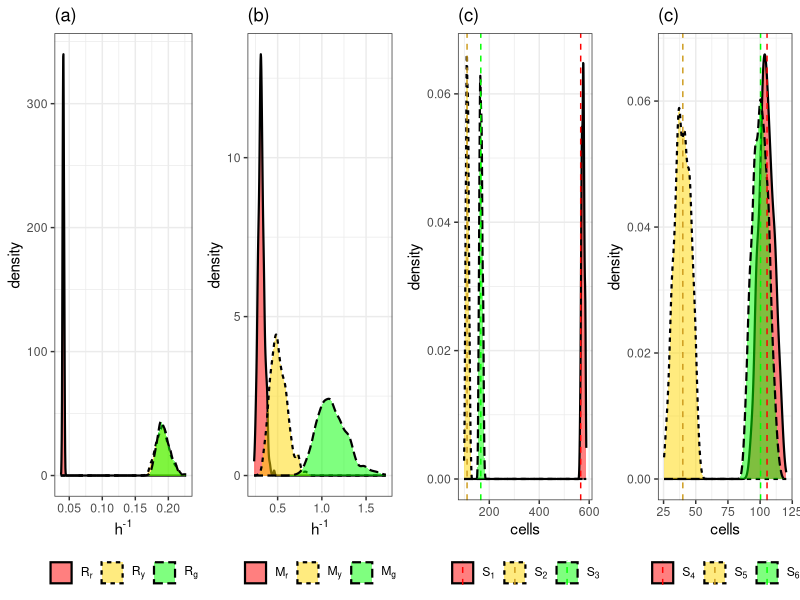
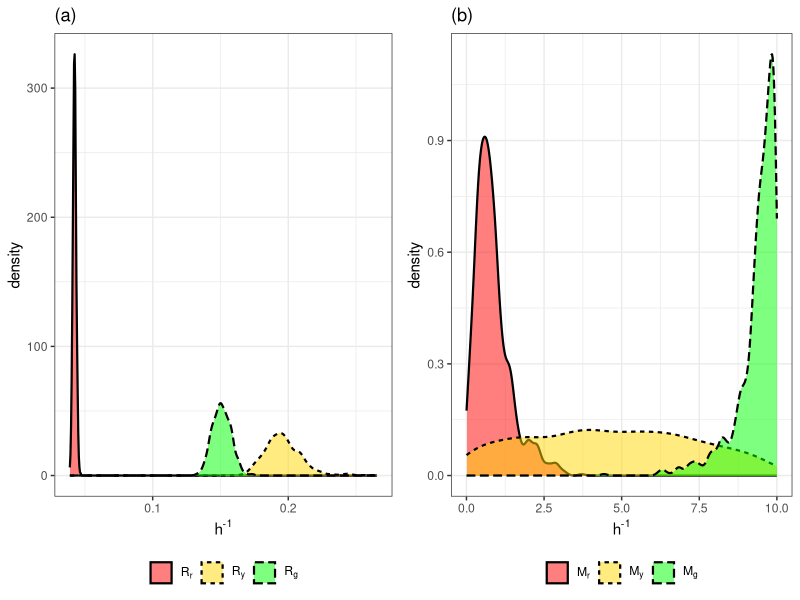
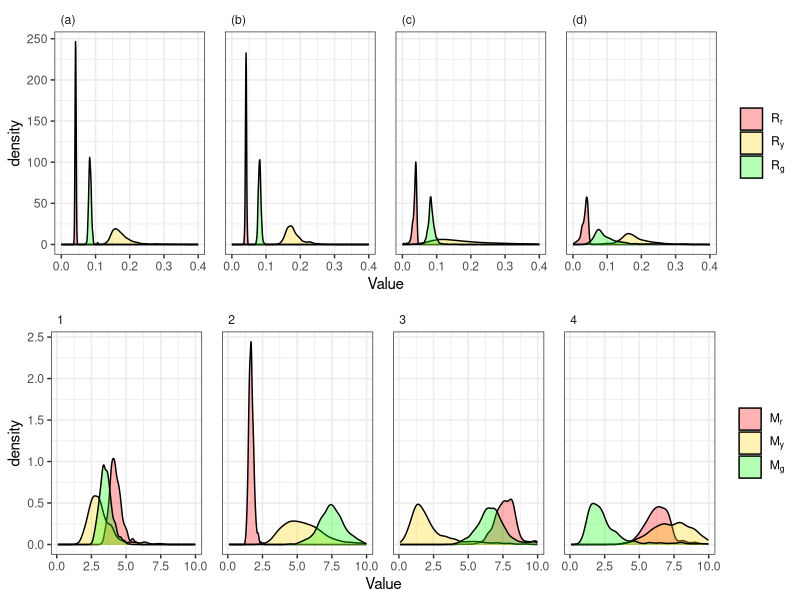
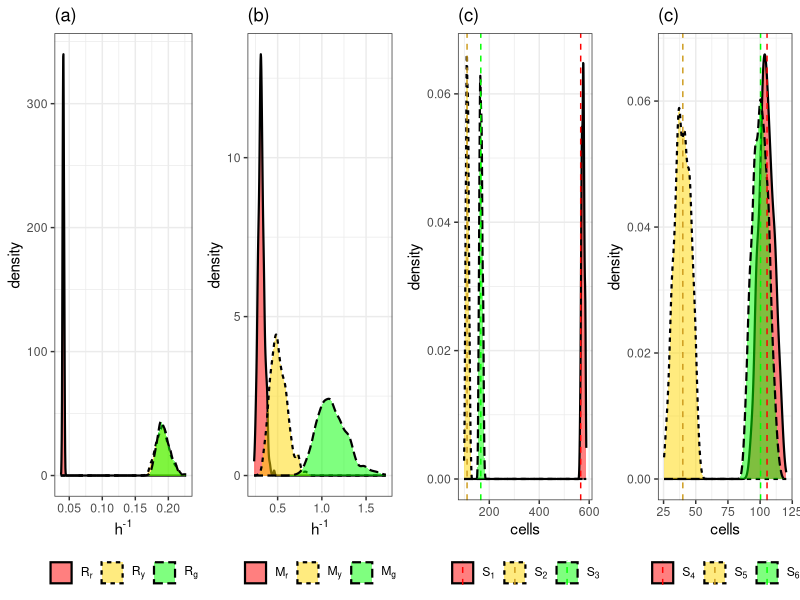
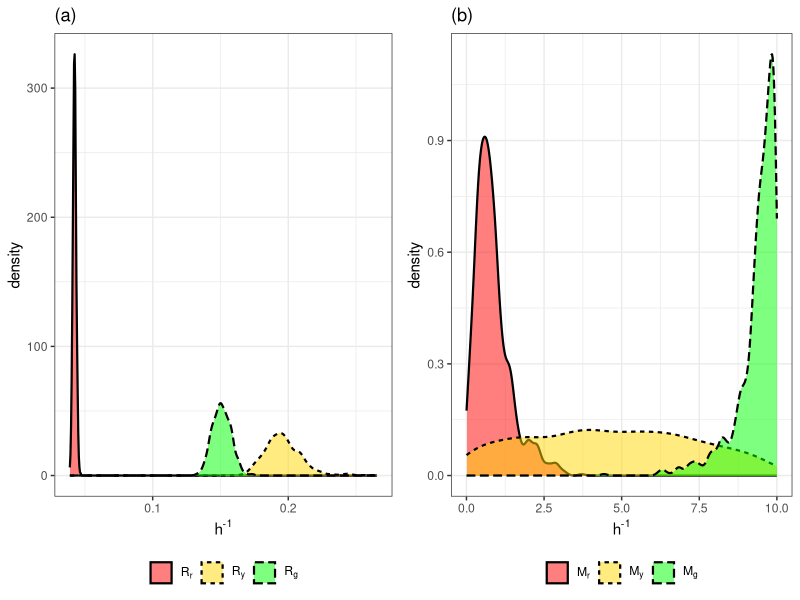
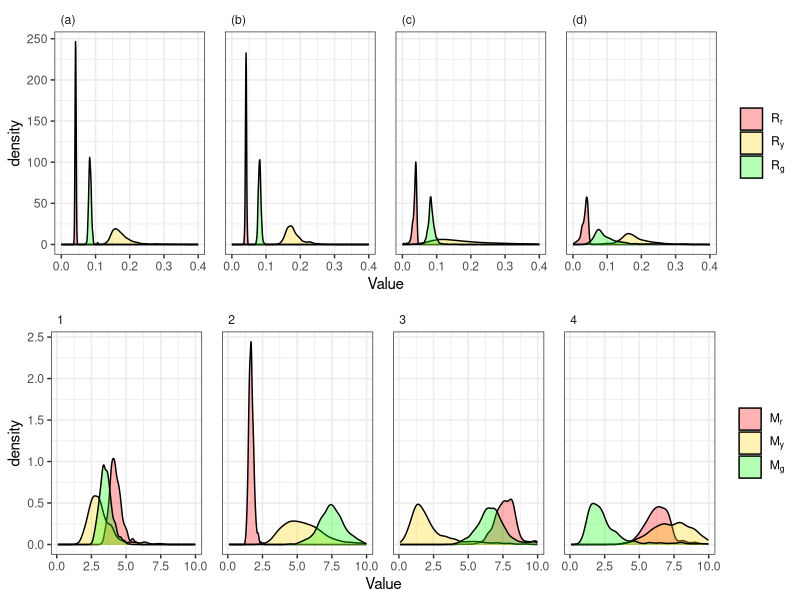

Generate these figures, in order, with R: (Note: this script raises an error after producing the figures.)
library(readxl)
library(tidyverse)
library(ggpubr)

setwd("Z:/R")
Experiment_CellTracking <- read_excel("SMCABC_DATA.xlsx", sheet = "Experiment_CellTracking")
Experiment_CellDensity <- read_excel("SMCABC_DATA.xlsx", sheet = "Experiment_CellDensity")
ProliferationData <- read_excel("SMCABC_DATA.xlsx", sheet = "ProliferationData")
MotilityData <- read_excel("SMCABC_DATA.xlsx", sheet = "MotilityData")
SixParameterData <- read_excel("SMCABC_DATA.xlsx", sheet = "SixParameterData")

#observed summary statistics
Nred <- 566
Nyellow <- 111
Ngreen <- 166
RedDistance <- 105.38626
YellowDistance <- 39.95925
GreenDistance <- 100.36051


#Experiment Plots - Cell Tracking

Experiment_CellTracking %>% 
  as_tibble() %>% 
  select(1:6) %>% 
  gather(Parameter, Value) %>% 
  mutate(Parameter = factor(Parameter, levels = c("Rr", "Ry", "Rg","Mr", "My", "Mg"))) %>% 
  group_by(Parameter) %>% 
  summarise(
    mu = signif(mean(Value),3),
    sd = signif(sd(Value),3),
    "2.5%" = signif(quantile(Value, 0.025),3),
    "50%" = signif(quantile(Value, 0.5),3),
    "97.5%" = signif(quantile(Value, 0.975),3),
    CV = signif(sd/mu,3)
  )

p1 <- 
  Experiment_CellTracking %>% 
  as_tibble() %>%
  select(1:6) %>% 
  gather(Parameter,Value) %>% 
  mutate(Type = case_when(
    Parameter == "Rr" | Parameter == "Ry" | Parameter == "Rg" ~ "Transition",
    Parameter == "Mr" | Parameter == "My" | Parameter == "Mg" ~ "Motility" 
  )) %>% 
  mutate(Type = factor(Type, levels = c("Transition", "Motility"))) %>% 
  mutate(Parameter = factor(Parameter, levels = c("Rr", "Ry", "Rg","Mr", "My", "Mg"))) %>% 
  filter(Type == "Transition") %>% 
  ggplot(aes(x = Value, fill = Parameter, linetype = Parameter)) + 
  geom_density(alpha = 0.5, size = 0.75) +
  facet_wrap(~Type, scale = "free") +
  scale_fill_manual(values = c("Rr" = "red", "Ry" = "gold", "Rg" = "green", "Mr" = "red", "My" = "gold", "Mg" = "green"), labels = c(expression(R[r]),expression(R[y]),expression(R[g])))+ 
  scale_linetype(labels = c(expression(R[r]),expression(R[y]),expression(R[g]))) +
  theme_bw() +
  theme(
    legend.position = "bottom",
    legend.title = element_blank(),
    strip.text.x = element_blank()
  ) + 
  labs(x = expression("h"^"-1"), title = "(a)")

p2 <- 
  Experiment_CellTracking %>% 
  as_tibble() %>%
  select(1:6) %>% 
  gather(Parameter,Value) %>% 
  mutate(Type = case_when(
    Parameter == "Rr" | Parameter == "Ry" | Parameter == "Rg" ~ "Transition",
    Parameter == "Mr" | Parameter == "My" | Parameter == "Mg" ~ "Motility" 
  )) %>% 
  mutate(Type = factor(Type, levels = c("Transition", "Motility"))) %>% 
  mutate(Parameter = factor(Parameter, levels = c("Rr", "Ry", "Rg","Mr", "My", "Mg"))) %>% 
  filter(Type == "Motility") %>% 
  ggplot(aes(x = Value, fill = Parameter, linetype = Parameter)) + 
  geom_density(alpha = 0.5, size = 0.75) +
  facet_wrap(~Type, scale = "free") +
  scale_fill_manual(values = c("Rr" = "red", "Ry" = "gold", "Rg" = "green", "Mr" = "red", "My" = "gold", "Mg" = "green"), labels = c(expression(M[r]),expression(M[y]),expression(M[g])))+ 
  scale_linetype(labels = c(expression(M[r]),expression(M[y]),expression(M[g]))) +
  theme_bw() +
  theme(
    legend.position = "bottom",
    legend.title = element_blank(),
    strip.text.x = element_blank()
  ) + 
  labs(x = expression("h"^"-1"), title = "(b)")

p3 <- 
  Experiment_CellTracking %>% 
  select(contains("sx")) %>% 
  gather(Parameter, Value) %>% 
  mutate(Type = case_when(
    Parameter == "sx1" | Parameter == "sx2" | Parameter == "sx3" ~ "Transition",
    Parameter == "sx4" | Parameter == "sx5" | Parameter == "sx6" ~ "Motility" 
  )) %>% 
  mutate(Type = factor(Type, levels = c("Transition", "Motility"))) %>% 
  mutate(TrueVal = case_when(
    Parameter == "sx1" ~ Nred,
    Parameter == "sx2" ~ Nyellow,
    Parameter == "sx3" ~ Ngreen,
    Parameter == "sx4" ~ RedDistance,
    Parameter == "sx5" ~ YellowDistance,
    Parameter == "sx6" ~ GreenDistance
  )) %>% 
  filter(Type == "Transition") %>% 
  ggplot(aes(x = Value, fill = Parameter, linetype = Parameter)) + 
  geom_density(alpha = 0.5, size = 0.75) +
  facet_wrap(~Type, scale = "free") + 
  geom_vline(aes(xintercept = TrueVal, color = Parameter), linetype = "dashed") +
  scale_fill_manual(values = c("sx1" = "red", "sx2" = "gold", "sx3" = "green", "sx4" = "red", "sx5" = "gold", "sx6" = "green"), labels = c(expression(S[1]),expression(S[2]),expression(S[3])))+ 
  scale_color_manual(values = c("sx1" = "red", "sx2" = "goldenrod3", "sx3" = "green", "sx4" = "red", "sx5" = "goldenrod3", "sx6" = "green"), labels = c(expression(S[1]),expression(S[2]),expression(S[3])))+ 
  scale_linetype(labels = c(expression(S[1]),expression(S[2]),expression(S[3]))) +
  theme_bw() +
  theme(
    legend.position = "bottom",
    legend.title = element_blank(),
    strip.text.x = element_blank()
  ) + 
  labs(x = "cells", title = "(c)")

p4 <- 
  Experiment_CellTracking %>% 
  select(contains("sx")) %>% 
  gather(Parameter, Value) %>% 
  mutate(Type = case_when(
    Parameter == "sx1" | Parameter == "sx2" | Parameter == "sx3" ~ "Transition",
    Parameter == "sx4" | Parameter == "sx5" | Parameter == "sx6" ~ "Motility" 
  )) %>% 
  mutate(Type = factor(Type, levels = c("Transition", "Motility"))) %>% 
  mutate(TrueVal = case_when(
    Parameter == "sx1" ~ Nred,
    Parameter == "sx2" ~ Nyellow,
    Parameter == "sx3" ~ Ngreen,
    Parameter == "sx4" ~ RedDistance,
    Parameter == "sx5" ~ YellowDistance,
    Parameter == "sx6" ~ GreenDistance
  )) %>% 
  filter(Type == "Motility") %>% 
  ggplot(aes(x = Value, fill = Parameter, linetype = Parameter)) + 
  geom_density(alpha = 0.5, size = 0.75) +
  facet_wrap(~Type, scale = "free") + 
  geom_vline(aes(xintercept = TrueVal, color = Parameter), linetype = "dashed") +
  scale_fill_manual(values = c("sx1" = "red", "sx2" = "gold", "sx3" = "green", "sx4" = "red", "sx5" = "gold", "sx6" = "green"), labels = c(expression(S[4]),expression(S[5]),expression(S[6])))+ 
  scale_color_manual(values = c("sx1" = "red", "sx2" = "goldenrod3", "sx3" = "green", "sx4" = "red", "sx5" = "goldenrod3", "sx6" = "green"), labels = c(expression(S[4]),expression(S[5]),expression(S[6])))+ 
  scale_linetype(labels = c(expression(S[4]),expression(S[5]),expression(S[6]))) +
  theme_bw() +
  theme(
    legend.position = "bottom",
    legend.title = element_blank(),
    strip.text.x = element_blank()
  ) + 
  labs(x = "cells", title = "(c)")

ggarrange(p1,p2,p3,p4, nrow = 1)
ggsave("ExperimentResults_CellTracking.pdf", width = 9, height = 4, units = "in")

#Experiment Plots - SpatioTemporal
p1 <- 
  Experiment_CellDensity %>% 
  as_tibble() %>%
  select(1:6) %>% 
  gather(Parameter,Value) %>% 
  mutate(Type = case_when(
    Parameter == "Rr" | Parameter == "Ry" | Parameter == "Rg" ~ "Transition",
    Parameter == "Mr" | Parameter == "My" | Parameter == "Mg" ~ "Motility" 
  )) %>% 
  mutate(Type = factor(Type, levels = c("Transition", "Motility"))) %>% 
  mutate(Parameter = factor(Parameter, levels = c("Rr", "Ry", "Rg","Mr", "My", "Mg"))) %>% 
  filter(Type == "Transition") %>% 
  ggplot(aes(x = Value, fill = Parameter, linetype = Parameter)) + 
  geom_density(alpha = 0.5, size = 0.75) +
  facet_wrap(~Type, scale = "free") +
  scale_fill_manual(values = c("Rr" = "red", "Ry" = "gold", "Rg" = "green", "Mr" = "red", "My" = "gold", "Mg" = "green"), labels = c(expression(R[r]),expression(R[y]),expression(R[g])))+ 
  scale_linetype(labels = c(expression(R[r]),expression(R[y]),expression(R[g]))) +
  theme_bw() +
  theme(
    legend.position = "bottom",
    legend.title = element_blank(),
    strip.text.x = element_blank()
  ) + 
  labs(x = expression("h"^"-1"), title = "(a)")

p2 <- 
  Experiment_CellDensity %>% 
  as_tibble() %>%
  select(1:6) %>% 
  gather(Parameter,Value) %>% 
  mutate(Type = case_when(
    Parameter == "Rr" | Parameter == "Ry" | Parameter == "Rg" ~ "Transition",
    Parameter == "Mr" | Parameter == "My" | Parameter == "Mg" ~ "Motility" 
  )) %>% 
  mutate(Type = factor(Type, levels = c("Transition", "Motility"))) %>% 
  mutate(Parameter = factor(Parameter, levels = c("Rr", "Ry", "Rg","Mr", "My", "Mg"))) %>% 
  filter(Type == "Motility") %>% 
  ggplot(aes(x = Value, fill = Parameter, linetype = Parameter)) + 
  geom_density(alpha = 0.5, size = 0.75) +
  facet_wrap(~Type, scale = "free") +
  scale_fill_manual(values = c("Rr" = "red", "Ry" = "gold", "Rg" = "green", "Mr" = "red", "My" = "gold", "Mg" = "green"), labels = c(expression(M[r]),expression(M[y]),expression(M[g])))+ 
  scale_linetype(labels = c(expression(M[r]),expression(M[y]),expression(M[g]))) +
  theme_bw() +
  theme(
    legend.position = "bottom",
    legend.title = element_blank(),
    strip.text.x = element_blank()
  ) + 
  labs(x = expression("h"^"-1"), title = "(b)")

ggarrange(p1,p2, nrow = 1)
ggsave("ExperimentResults_SpatioTemporal.pdf", width = 4.5, height = 4, units = "in")

#SixParameters Plots - CellTracking

SixParameterData_CellTracking <-
  SixParameterData %>% 
  filter(MotilityData == "CellTracking") %>% 
  select(c(1:6,"Simulation")) %>% 
  gather(Parameter, Value, -Simulation) %>% 
  mutate(Parameter = factor(Parameter, levels = c("Rr", "Ry", "Rg","Mr", "My", "Mg"))) %>% 
  mutate(TrueValue = case_when(
    Simulation == 1 & Parameter == "Mr" ~ 4,
    Simulation == 1 & Parameter == "My" ~ 4,
    Simulation == 1 & Parameter == "Mg" ~ 4,
    Simulation == 2 & Parameter == "Mr" ~ 2,
    Simulation == 2 & Parameter == "My" ~ 5,
    Simulation == 2 & Parameter == "Mg" ~ 8,
    Simulation == 3 & Parameter == "Mr" ~ 8,
    Simulation == 3 & Parameter == "My" ~ 2,
    Simulation == 3 & Parameter == "Mg" ~ 5,
    Simulation == 4 & Parameter == "Mr" ~ 5,
    Simulation == 4 & Parameter == "My" ~ 8,
    Simulation == 4 & Parameter == "Mg" ~ 2,
    Parameter == "Rr" ~ 0.04,
    Parameter == "Ry" ~ 0.17,
    Parameter == "Rg" ~ 0.08
  )) %>% 
  mutate(Parameter_type = case_when(
    Parameter %in% c("Rr", "Ry", "Rg") ~ "Transition",
    Parameter %in% c("Mr", "My", "Mg") ~ "Motility",
  )) %>% 
  mutate(Parameter_type = factor(Parameter_type, levels = c("Transition", "Motility"))) %>% 
  mutate(facets = case_when(
    Simulation == 1 & Parameter_type == "Transition" ~ "(a)",
    Simulation == 2 & Parameter_type == "Transition" ~ "(b)",
    Simulation == 3 & Parameter_type == "Transition" ~ "(c)",
    Simulation == 4 & Parameter_type == "Transition" ~ "(d)",
    Simulation == 1 & Parameter_type == "Motility" ~ "(e)",
    Simulation == 2 & Parameter_type == "Motility" ~ "(f)",
    Simulation == 3 & Parameter_type == "Motility" ~ "(g)",
    Simulation == 4 & Parameter_type == "Motility" ~ "(h)"
  )) 

p1 <-
  SixParameterData_CellTracking %>%
  filter(Parameter_type == "Transition") %>% 
  ggplot(aes(x = Value, fill = Parameter)) + 
  geom_density(alpha = .3) + 
  facet_wrap(~facets, nrow = 1) + 
  scale_fill_manual(values=c("red", "gold", "green"), labels = c(expression(R[r]),expression(R[y]),expression(R[g]))) + 
  scale_color_manual(values=c("red", "darkgoldenrod3", "green"), labels = c(expression(R[r]),expression(R[y]),expression(R[g])))+ 
  theme_bw() +
  theme(
    legend.title = element_blank(),
    panel.spacing = unit(1, "lines"),
    strip.text.x = element_text(angle = 0, hjust = 0),
    strip.text.y = element_blank(),
    strip.background = element_blank()
  ) + 
  xlim(0,0.4)

p2 <- 
  SixParameterData_CellTracking %>%
  filter(Parameter_type == "Motility")  %>% 
  ggplot(aes(x = Value, fill = Parameter)) + 
  geom_density(alpha = .3) + 
  facet_wrap(~Simulation, nrow = 1) + 
  scale_fill_manual(values=c("red", "gold", "green"), labels = c(expression(M[r]),expression(M[y]),expression(M[g]))) + 
  scale_color_manual(values=c("red", "darkgoldenrod3", "green"), labels = c(expression(M[r]),expression(M[y]),expression(M[g]))) +  
  theme_bw() +
  theme(
    legend.title = element_blank(),
    panel.spacing = unit(1, "lines"),
    strip.text.x = element_text(angle = 0, hjust = 0),
    strip.text.y = element_blank(),
    strip.background = element_blank()
  )
ggarrange(p1,p2, nrow = 2)

ggsave("SixParameters_SIM_CellTracking.pdf", width = 9, height = 8, units = "in")

#SixParameters Plots - CellDensity

SixParameterData_CellDensity <-
  SixParameterData %>% 
  filter(MotilityData == "CellDensity") %>% 
  select(c(1:6,"Simulation")) %>% 
  gather(Parameter, Value, -Simulation) %>% 
  mutate(Parameter = factor(Parameter, levels = c("Rr", "Ry", "Rg","Mr", "My", "Mg"))) %>% 
  mutate(TrueValue = case_when(
    Simulation == 1 & Parameter == "Mr" ~ 4,
    Simulation == 1 & Parameter == "My" ~ 4,
    Simulation == 1 & Parameter == "Mg" ~ 4,
    Simulation == 2 & Parameter == "Mr" ~ 2,
    Simulation == 2 & Parameter == "My" ~ 5,
    Simulation == 2 & Parameter == "Mg" ~ 8,
    Simulation == 3 & Parameter == "Mr" ~ 8,
    Simulation == 3 & Parameter == "My" ~ 2,
    Simulation == 3 & Parameter == "Mg" ~ 5,
    Simulation == 4 & Parameter == "Mr" ~ 5,
    Simulation == 4 & Parameter == "My" ~ 8,
    Simulation == 4 & Parameter == "Mg" ~ 2,
    Parameter == "Rr" ~ 0.04,
    Parameter == "Ry" ~ 0.17,
    Parameter == "Rg" ~ 0.08
  )) %>% 
  mutate(Parameter_type = case_when(
    Parameter %in% c("Rr", "Ry", "Rg") ~ "Transition",
    Parameter %in% c("Mr", "My", "Mg") ~ "Motility",
  )) %>% 
  mutate(Parameter_type = factor(Parameter_type, levels = c("Transition", "Motility"))) %>% 
  mutate(facets = case_when(
    Simulation == 1 & Parameter_type == "Transition" ~ "(a)",
    Simulation == 2 & Parameter_type == "Transition" ~ "(b)",
    Simulation == 3 & Parameter_type == "Transition" ~ "(c)",
    Simulation == 4 & Parameter_type == "Transition" ~ "(d)",
    Simulation == 1 & Parameter_type == "Motility" ~ "(e)",
    Simulation == 2 & Parameter_type == "Motility" ~ "(f)",
    Simulation == 3 & Parameter_type == "Motility" ~ "(g)",
    Simulation == 4 & Parameter_type == "Motility" ~ "(h)"
  )) 

p1 <-
  SixParameterData_CellDensity %>%
  filter(Parameter_type == "Transition") %>% 
  ggplot(aes(x = Value, fill = Parameter)) + 
  geom_density(alpha = .3) + 
  facet_wrap(~facets, nrow = 1) + 
  scale_fill_manual(values=c("red", "gold", "green"), labels = c(expression(R[r]),expression(R[y]),expression(R[g]))) + 
  scale_color_manual(values=c("red", "darkgoldenrod3", "green"), labels = c(expression(R[r]),expression(R[y]),expression(R[g])))+ 
  theme_bw() +
  theme(
    legend.title = element_blank(),
    panel.spacing = unit(1, "lines"),
    strip.text.x = element_text(angle = 0, hjust = 0),
    strip.text.y = element_blank(),
    strip.background = element_blank()
  ) + 
  xlim(0,0.25)

p2 <- 
  SixParameterData %>%
  filter(Parameter_type == "Motility")  %>% 
  ggplot(aes(x = Value, fill = Parameter)) + 
  geom_density(alpha = .3) + 
  facet_wrap(~Simulation, nrow = 1) + 
  scale_fill_manual(values=c("red", "gold", "green"), labels = c(expression(M[r]),expression(M[y]),expression(M[g]))) + 
  scale_color_manual(values=c("red", "darkgoldenrod3", "green"), labels = c(expression(M[r]),expression(M[y]),expression(M[g]))) +  
  theme_bw() +
  theme(
    legend.title = element_blank(),
    panel.spacing = unit(1, "lines"),
    strip.text.x = element_text(angle = 0, hjust = 0),
    strip.text.y = element_blank(),
    strip.background = element_blank()
  )
ggarrange(p1,p2, nrow = 2)

ggsave("SixParameters_SIM_CellDensity.pdf", width = 9, height = 8, units = "in")

#Proliferation Plots
p1 <- 
  ProliferationData %>% 
  gather(Parameter,Value,-Simulation) %>% 
  mutate(TrueValue = case_when(
    Simulation == 1 & Parameter == "Rr" ~ 0.04,
    Simulation == 1 & Parameter == "Ry" ~ 0.17,
    Simulation == 1 & Parameter == "Rg" ~ 0.08,
    Simulation == 2 & Parameter == "Rr" ~ 0.25,
    Simulation == 2 & Parameter == "Ry" ~ 0.15,
    Simulation == 2 & Parameter == "Rg" ~ 0.22,
    Simulation == 3 & Parameter == "Rr" ~ 0.12,
    Simulation == 3 & Parameter == "Ry" ~ 0.07,
    Simulation == 3 & Parameter == "Rg" ~ 0.03,
    Simulation == 4 & Parameter == "Rr" ~ 0.3,
    Simulation == 4 & Parameter == "Ry" ~ 0.36,
    Simulation == 4 & Parameter == "Rg" ~ 0.28
    )
  ) %>% 
  ggplot(aes(x = Value, fill = Parameter, linetype = Parameter)) + 
  geom_density(alpha = 0.5, size = 0.75) +
  geom_vline(aes(xintercept = TrueValue, color = Parameter), linetype='dashed') + 
  facet_wrap(~Simulation, nrow = 1) + 
  scale_fill_manual(values=c("red", "gold", "green"), labels = c(expression(R[r]),expression(R[y]),expression(R[g]))) + 
  scale_color_manual(values=c("red", "darkgoldenrod3", "green"), labels = c(expression(R[r]),expression(R[y]),expression(R[g]))) +
  scale_linetype_manual(values = c("solid", "dashed", "dotted"), labels = c(expression(R[r]),expression(R[y]),expression(R[g]))) +
  theme_bw() +
  theme(
    legend.title = element_blank(),
    panel.spacing = unit(1, "lines"),
    strip.text.x = element_text(angle = 0, hjust = 0),
    strip.text.y = element_blank(),
    strip.background = element_blank()
  )

ggsave("Proliferation_SIM.pdf", width = 5, height = 5, units = "in")


#Motility Plots 
MotilityData <-
  MotilityData %>% 
  gather(Parameter, Value, -c(Simulation, ntrack, MotilityData)) %>% 
  mutate(Parameter = factor(Parameter, levels = c("Mr", "My", "Mg"))) %>% 
  mutate(TrueValue = case_when(
    Simulation == 1 & Parameter == "Mr" ~ 4,
    Simulation == 1 & Parameter == "My" ~ 4,
    Simulation == 1 & Parameter == "Mg" ~ 4,
    Simulation == 2 & Parameter == "Mr" ~ 2,
    Simulation == 2 & Parameter == "My" ~ 5,
    Simulation == 2 & Parameter == "Mg" ~ 8,
    Simulation == 3 & Parameter == "Mr" ~ 8,
    Simulation == 3 & Parameter == "My" ~ 2,
    Simulation == 3 & Parameter == "Mg" ~ 5,
    Simulation == 4 & Parameter == "Mr" ~ 5,
    Simulation == 4 & Parameter == "My" ~ 8,
    Simulation == 4 & Parameter == "Mg" ~ 2 
  )) %>% 
  mutate(facets = case_when(
    Simulation == 1 ~ "(a)",
    Simulation == 2 ~ "(b)",
    Simulation == 3 ~ "(c)",
    Simulation == 4 ~ "(d)"
  )) %>% 


MotilityData %>% 
  filter(MotilityData == "CellTracking") %>% 
  ggplot(aes(x = Value, fill = Parameter, linetype = Parameter)) + 
  geom_density(alpha = 0.5, size = 0.75) + 
  geom_vline(aes(xintercept = TrueValue, color = Parameter), linetype='dashed') + 
  facet_wrap(~facets, nrow = 1) + 
  scale_fill_manual(values=c("red", "gold", "green"), labels = c(expression(M[r]),expression(M[y]),expression(M[g]))) + 
  scale_color_manual(values=c("red", "darkgoldenrod3", "green"), labels = c(expression(M[r]),expression(M[y]),expression(M[g]))) +
  scale_linetype_manual(values = c("solid", "dashed", "dotted"), labels = c(expression(M[r]),expression(M[y]),expression(M[g]))) +
  theme_bw() +
  theme(
    legend.title = element_blank(),
    panel.spacing = unit(1, "lines"),
    strip.text.x = element_text(angle = 0, hjust = 0),
    strip.text.y = element_blank(),
    strip.background = element_blank()
  )

ggsave("Motility_SIM_CellTracking.pdf", width = 9, height = 4, units = "in")

MotilityData %>% 
  filter(MotilityData == "CellDensity") %>% 
  ggplot(aes(x = Value, fill = Parameter, linetype = Parameter)) + 
  geom_density(alpha = 0.5, size = 0.75) + 
  geom_vline(aes(xintercept = TrueValue, color = Parameter), linetype='dashed') + 
  facet_wrap(~facets, nrow = 1) + 
  scale_fill_manual(values=c("red", "gold", "green"), labels = c(expression(M[r]),expression(M[y]),expression(M[g]))) + 
  scale_color_manual(values=c("red", "darkgoldenrod3", "green"), labels = c(expression(M[r]),expression(M[y]),expression(M[g]))) +
  scale_linetype_manual(values = c("solid", "dashed", "dotted"), labels = c(expression(M[r]),expression(M[y]),expression(M[g]))) +
  theme_bw() +
  theme(
    legend.title = element_blank(),
    panel.spacing = unit(1, "lines"),
    strip.text.x = element_text(angle = 0, hjust = 0),
    strip.text.y = element_blank(),
    strip.background = element_blank()
  )

ggsave("Motility_SIM_CellDensity.pdf", width = 9, height = 4, units = "in")

## Cell Trajectories ## - 8x8
CellTracking <- read_excel("FUCCI_proccessed.xlsx", sheet = "CellTracking")


CellTracking %>% 
  mutate(firstID = ifelse(frame == 1, ntrack, NA)) %>%
  mutate(color =factor(color, levels = c("G1", "eS", "S/G2/M"))) %>% 
  mutate(facets = case_when(
    ntrack == 1 ~ "(a)",
    ntrack == 2 ~ "(b)",
    ntrack == 3 ~ "(c)",
    ntrack == 4 ~ "(d)",
    ntrack == 5 ~ "(e)",
    ntrack == 6 ~ "(f)",
    ntrack == 7 ~ "(g)",
    ntrack == 8 ~ "(h)",
    ntrack == 9 ~ "(i)",
    ntrack == 10 ~ "(j)",
    ntrack == 11 ~ "(k)",
    ntrack == 12 ~ "(l)",
    ntrack == 13 ~ "(m)",
    ntrack == 14 ~ "(n)",
    ntrack == 15 ~ "(o)",
    ntrack == 16 ~ "(p)",
    ntrack == 17 ~ "(q)",
    ntrack == 18 ~ "(r)",
    ntrack == 19 ~ "(s)",
    ntrack == 20 ~ "(t)")) %>% 
  ggplot(aes(x = x, y = y)) +
  geom_point(aes(color = as.factor(color), shape = as.factor(color))) +
  geom_path(color = "black") +
  facet_wrap(~facets, scale = "free", nrow = 5) +
  labs(x = expression(paste("x ",mu,"m")), y = expression(paste("y ",mu,"m"))) +
  theme_bw() +
  theme(
    legend.position = "none",
    legend.title = element_blank(),
    strip.background = element_blank(),
    strip.text.x = element_text(angle = 0, hjust = 0)
  ) +
  scale_colour_manual(values = c("red", "gold", "green")) 


#cell trajectories (sub sample)
CellTracking %>% 
  mutate(firstID = ifelse(frame == 1, ntrack, NA)) %>% 
  mutate(color =factor(color, levels = c("G1", "eS", "S/G2/M"))) %>% 
  filter(ntrack %in% c(1,12,11,15,2,9,16,18,3,17,5,14,19)) %>% 
  ggplot(aes(x = x, y = y, group = ntrack)) +
  geom_point(aes(color = as.factor(color), shape = as.factor(color))) +
  geom_path(color = "black") +
  labs(x = "", y = "") +
  theme_bw() + 
  theme(legend.position = "bottom",
        legend.title = element_blank()) +
  scale_colour_manual(values = c("red", "gold", "green"))
